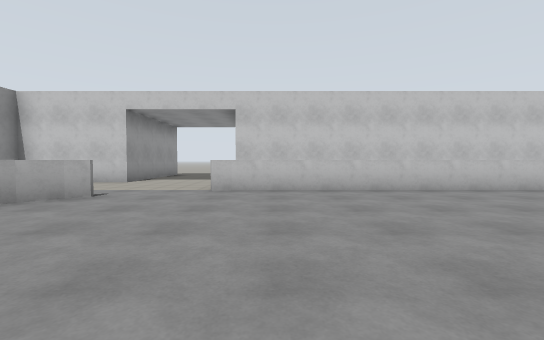
View 1 (above)

24 first-person views from a walk through a robot-simulator world made for Gazebo. The camera is 1.2 m above the floor, tilts 2° down and sees 90° across. The floor is counted in squares, 2 m on a side. Each view is taken from the middle of a square. On the plan, view 1 faces up. The plan holds only what a view shows up to about 9 squares ahead; the rest is blank.

View 2
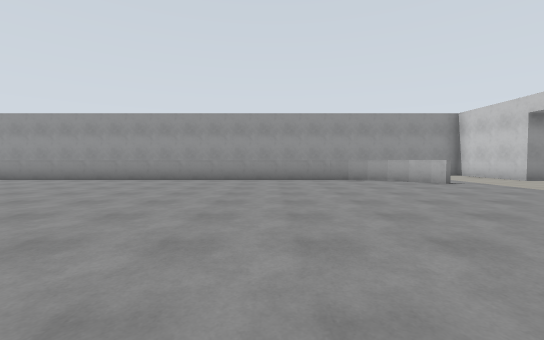

View 3
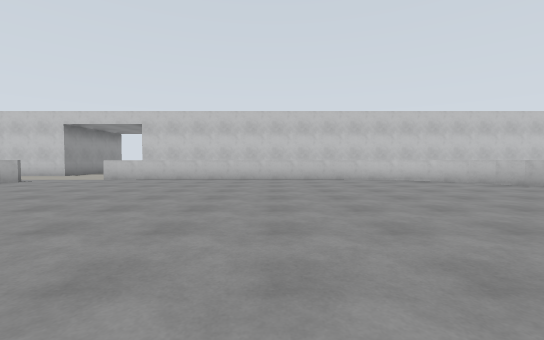

View 4
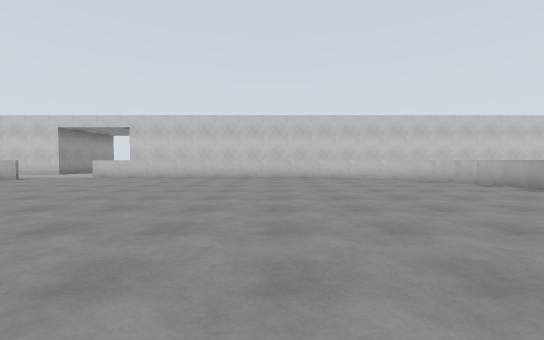

View 5
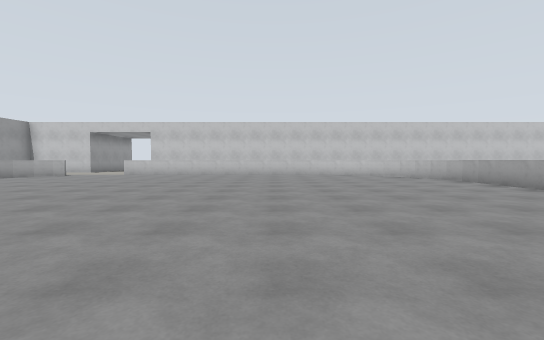

View 6
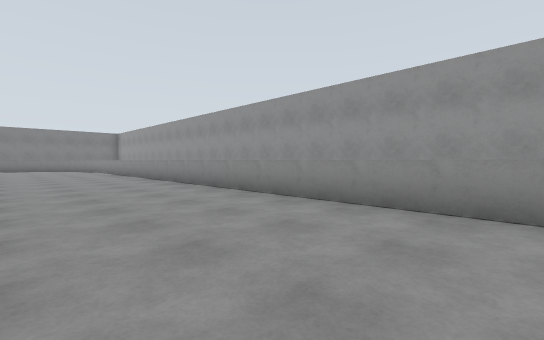

View 7
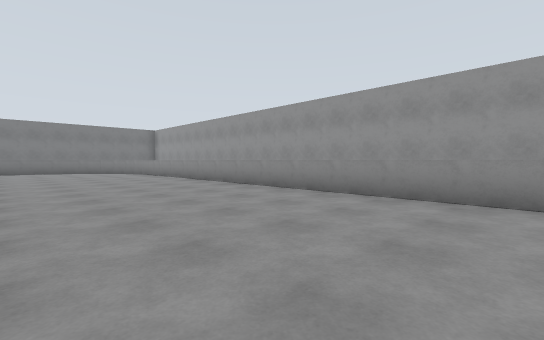

View 8
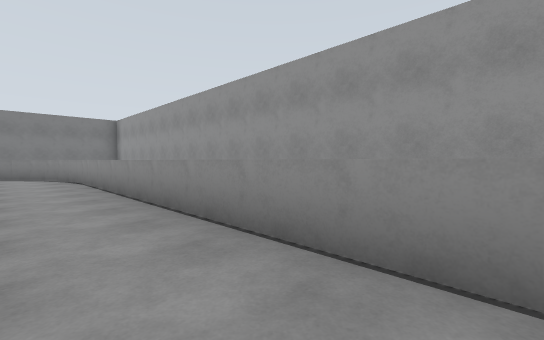

View 9
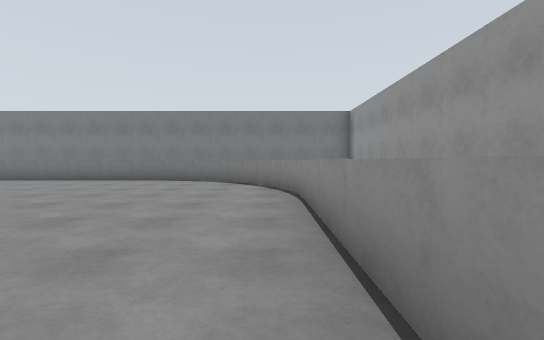

View 10
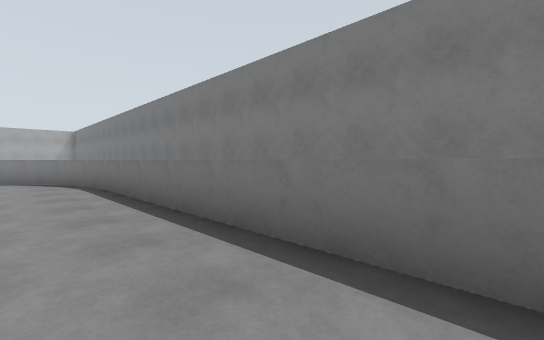

View 11
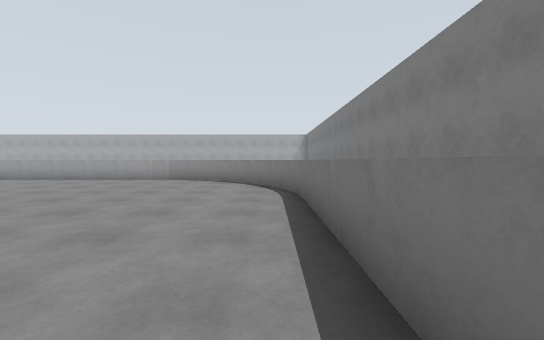

View 12
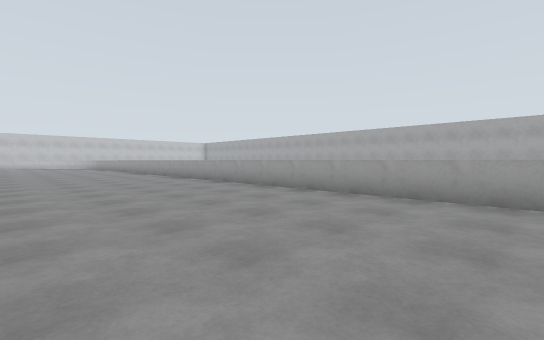

View 13
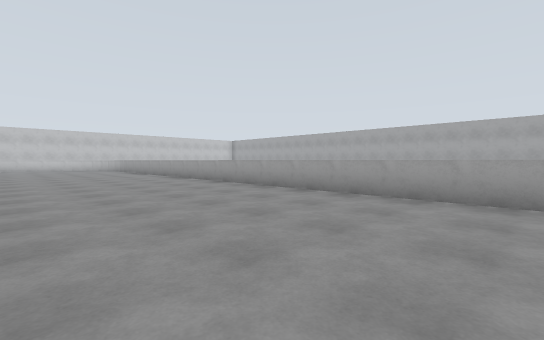

View 14
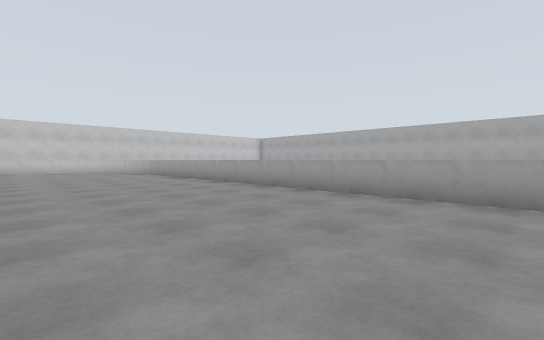

View 15
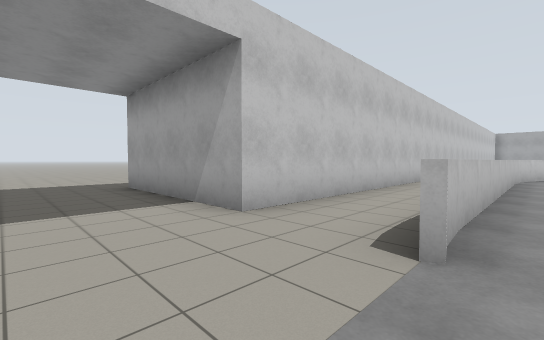

View 16
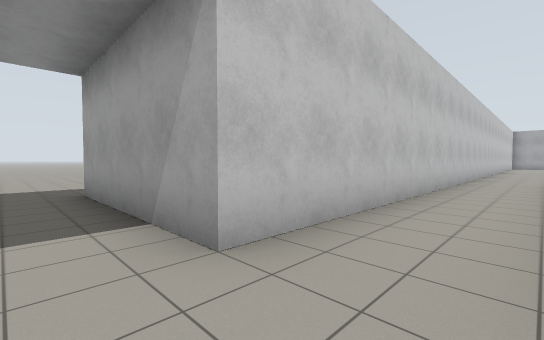

View 17
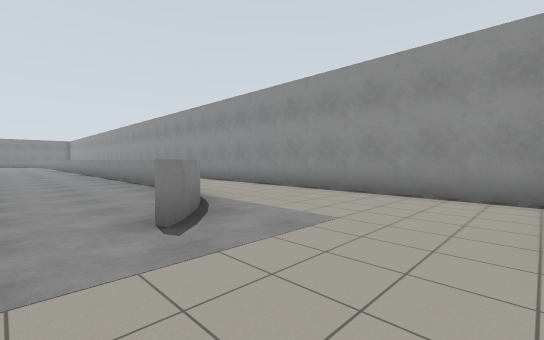

View 18
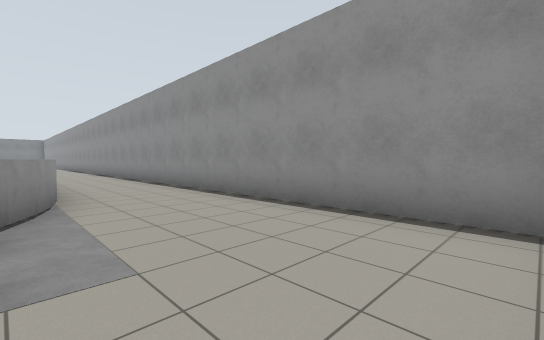

View 19
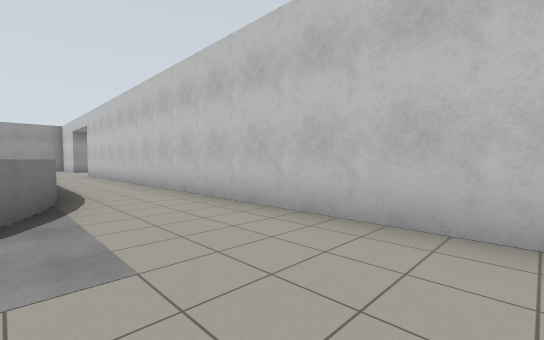

View 20
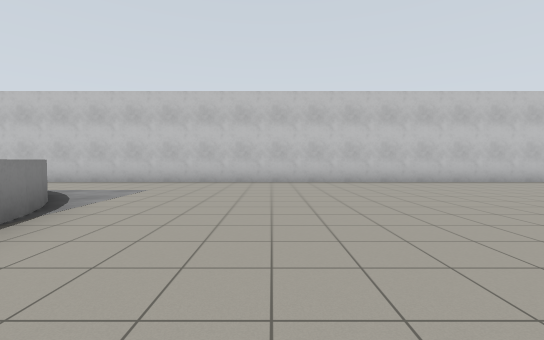

View 21
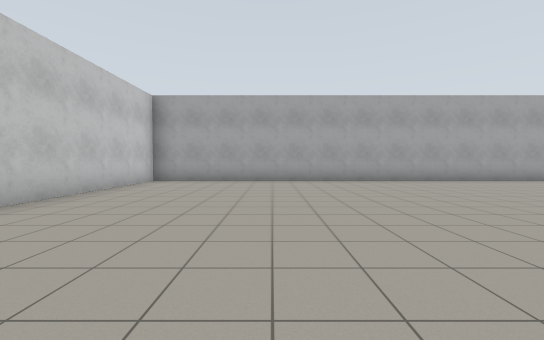

View 22
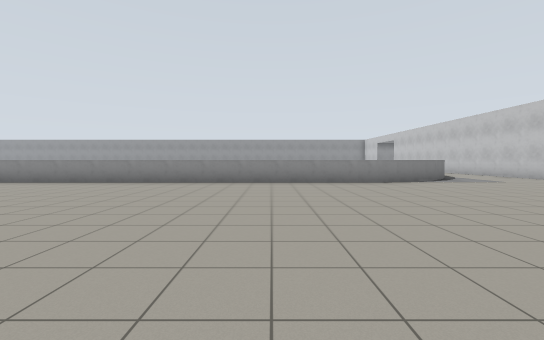

View 23
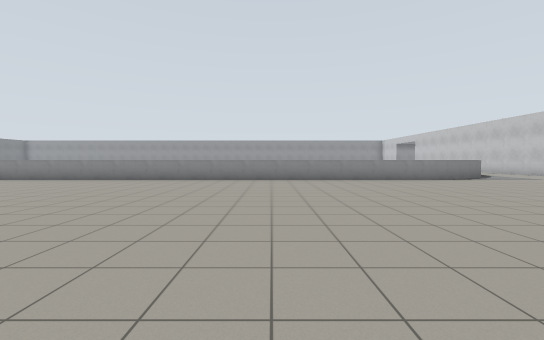

View 24
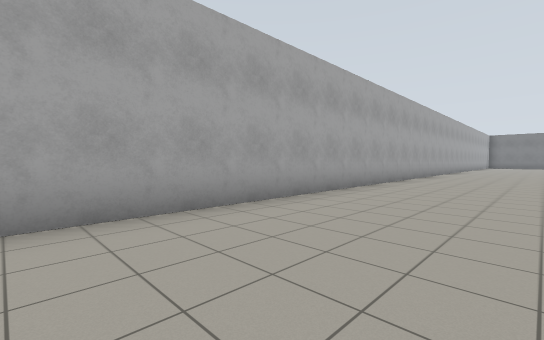

### Floor plan
Points are (right, up) in squares from view 1. A wall is a line through its corners. A room is listed if a view was taken in it or the views show most of it. See-through windows are left out.
Room 1 (views 1, 2, 3, 4, 5, 6, 7, 8, 9, 10, 11, 12, 13, 14, 15, 16, 17, 18)
walls: (-7, -5) (-7, -20.5); (-4.5, 1.9) (-4.5, -20.9); (-4.6, 1.9) (-4.5, 2.5); (-4.3, 2.4) (-4.5, 1.8); (-4.5, 2.4) (-4.3, 3) (-4, 3.5); (-4.2, 2.9) (-4.4, 2.3); (-3.9, 3.4) (-4.2, 2.8); (-4.1, 3.4) (-3.7, 4); (10.5, 1.8) (10.4, 2.4); (-3.6, 3.9) (-4, 3.3); (-3.7, 3.9) (-3.3, 4.4); (10.4, 2.2) (10.2, 2.9); (-3.2, 4.3) (-3.7, 3.8); (-3.4, 4.3) (-3, 4.7); (-2.9, 4.6) (-3.3, 4.2); (10.2, 2.8) (9.9, 3.4); (-0.8, 5.5) (-1.3, 5.4); (10, 3.3) (9.6, 3.9); (9.7, 3.8) (9.3, 4.3); (9.3, 4.2) (8.8, 4.7); (-4.5, -20.7) (-4.3, -21.4); (6.9, 5.5) (-0.9, 5.5); (8.9, 4.6) (8.3, 5); (7.5, 5.3) (6.7, 5.5); (8.4, 4.9) (7.9, 5.2) (7.3, 5.4); (-4.4, -21.3) (-4.1, -22); (-4.2, -21.8) (-3.9, -22.4); (10.5, -20.9) (10.5, 1.9); (-4, -22.3) (-3.6, -22.9); (10.3, -21.4) (10.5, -20.8); (-1, 7.5) (-1, 11.5); (-3.6, -22.8) (-3.2, -23.3); (-3.3, -23.2) (-2.8, -23.7); (10.2, -21.9) (10.4, -21.3); (-2.9, -23.6) (-2.4, -24); (-2.4, -23.9) (-1.8, -24.2); (9.9, -22.5) (10.2, -21.8); (-1.9, -24.2) (-1.3, -24.4); (9.6, -22.9) (10, -22.3); (-1.4, -24.4) (-0.8, -24.5); (-0.9, -24.5) (6.9, -24.5); (9.2, -23.3) (9.6, -22.8); (8.7, -23.7) (9.3, -23.2); (6.7, -24.5) (7.4, -24.3); (8.3, -24) (8.9, -23.6); (7.8, -24.2) (8.5, -23.9); (7.3, -24.4) (7.9, -24.2); (-4, 9) (-4, 7.5) (-7, 7.5) (-7, -2.8)
ways out: opening at (-1, 7) to room 2; opening at (-1, 12.5)
Room 2 (views 19, 20, 21, 22, 23, 24)
walls: (22, -9.8) (22, 7.5) (-1, 7.5); (10.6, 2) (10.6, -11.4); (10.5, 2.5) (10.6, 1.9); (10.3, 3.1) (10.5, 2.4); (10, 3.5) (10.3, 3); (9.3, 4.4) (9.7, 4) (10.1, 3.5); (9, 4.7) (9.4, 4.3); (7.9, 5.4) (8.5, 5); (7.4, 5.5) (8, 5.3); (6.8, 5.6) (7.5, 5.5); (0, -26.5) (11, -26.5)
ways out: opening at (-1, 7) to room 1

Positions as (right, up) in squares from view 1, and headings:
1: (0, 0), facing up
2: (4, 0), facing left
3: (4, -3), facing up
4: (5, -4), facing up
5: (5, -6), facing up
6: (-1, -5), facing down-left
7: (0, -9), facing down-left
8: (-3, -12), facing down-left
9: (-4, -16), facing down
10: (0, -23), facing down-right
11: (2, -24), facing right
12: (6, -19), facing up-right
13: (6, -14), facing up-right
14: (6, -10), facing up-right
15: (-3, 5), facing up-right
16: (-2, 6), facing up-right
17: (-2, 7), facing down-left
18: (-4, 7), facing down-left
19: (12, 5), facing up-left
20: (13, 0), facing up
21: (14, 4), facing right
22: (18, -1), facing left
23: (19, -3), facing left
24: (19, 0), facing down-right
